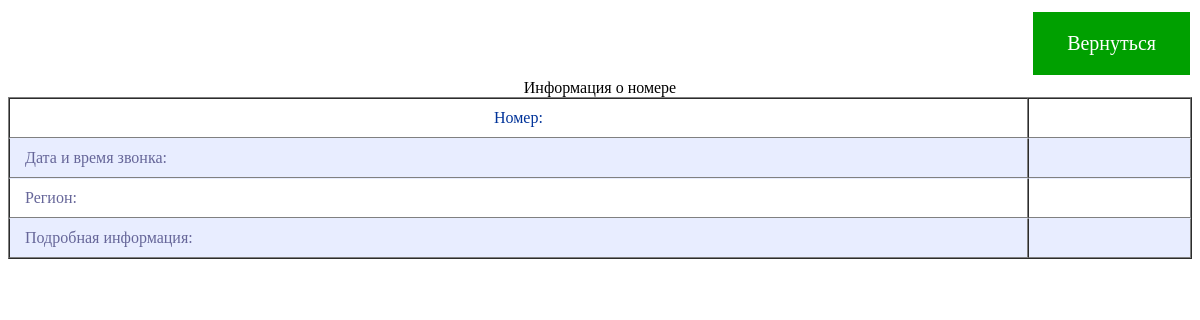
Before: /topic/ps/1 with the older database file.
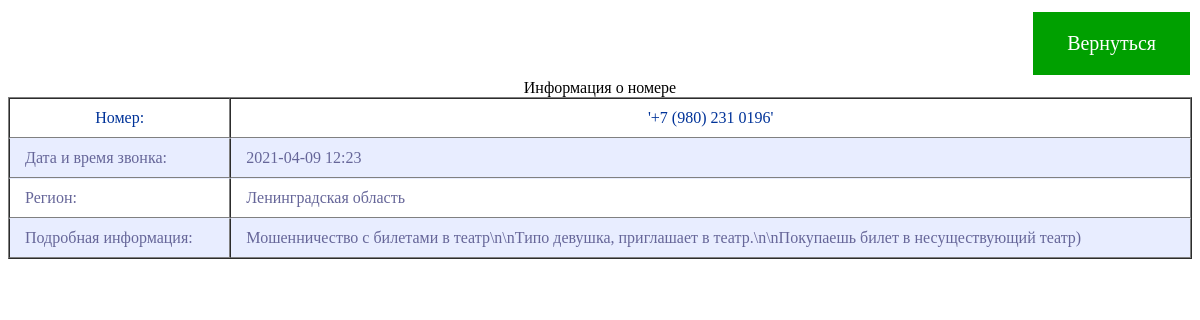
After: the same page with the newer database file.
### tables this page shows
CREATE TABLE phones (NUMBER INTEGER PRIMARY KEY, PHONE, TEXT, DATETIME, REGION);

### main.py (the view)
@app.route('/topic/ps/<int:number>')
def topic_ps(number):
    con = sqlite3.connect("db/phone_scammers.db")
    cr = con.cursor()
    phones = cr.execute("""SELECT PHONE FROM phones
               WHERE NUMBER > 0""").fetchall()
    texts = cr.execute("""SELECT TEXT FROM phones
               WHERE NUMBER > 0""").fetchall()
    datetimes = cr.execute("""SELECT DATETIME FROM phones
               WHERE NUMBER > 0""").fetchall()
    regions = cr.execute("""SELECT REGION FROM phones
               WHERE NUMBER > 0""").fetchall()
    for i in range(len(datetimes)):
        datetimes[i] = str(datetimes[i])[2:-3]
    for i in range(len(phones)):
        phones[i] = str(phones[i])[1:-2]
    for i in range(len(texts)):
        texts[i] = str(texts[i])[2:-3].strip()
    for i in range(len(regions)):
        regions[i] = str(regions[i])[2:-3]
    number = int(number) - 1
    return render_template('topics_ps.html', number=number, phones=phones, texts=texts, datetimes=datetimes,
                           regions=regions)

### templates/topics_ps.html (shortened to what this page needs)
<!DOCTYPE html>
<html lang="en">
<head>
    <link rel="stylesheet" type="text/css" href="static/css/two.css" />
</head>
<body>
        <a href="/phone_scammers" class="button">Вернуться</a>
<table width="100%" border="1" cellpadding="4" cellspacing="0">
   <caption>Информация о номере</caption>
   <tr>
    <th>Номер:</th><th>{{phones[number]}}</th>
   </tr>
   <tr>
    <td>Дата и время звонка:</td><td>{{datetimes[number]}}</td>
   </tr>
   <tr>
    <td>Регион:</td><td>{{regions[number]}}</td>
   </tr>
   <tr>
    <td>Подробная информация:</td><td>{{texts[number]}}</td>
   </tr>
  </table>
</body></html>

### static/css/two.css (style rules this page uses)
th { font-weight: normal; color: #039; padding: 10px 15px; }
td { color: #669; border-top: 1px solid #e8edff; padding: 10px 15px; }
tr:nth-child(2n) { background: #e8edff; }

### templates/topics_ps.html (style rules this page uses)
.button { float: right; background-color: #00a000; border: none; color: white; padding: 20px 34px; text-align: center; text-decoration: none; display: inline-block; font-size: 20px; margin: 4px 2px; cursor: pointer; }

Changed rows visible on the page:
added phones: REGION "Ленинградская область"
Other visible differences:
{{ phones[number] }}: (not shown) → "'+7 (980) 231 0196'"
{{ datetimes[number] }}: (not shown) → "2021-04-09 12:23"
{{ texts[number] }}: (not shown) → "Мошенничество с билетами в театр\\n\\nТипо девушка, приглашает в театр.\\n\\nПокупаешь билет в несуществующий театр)"
